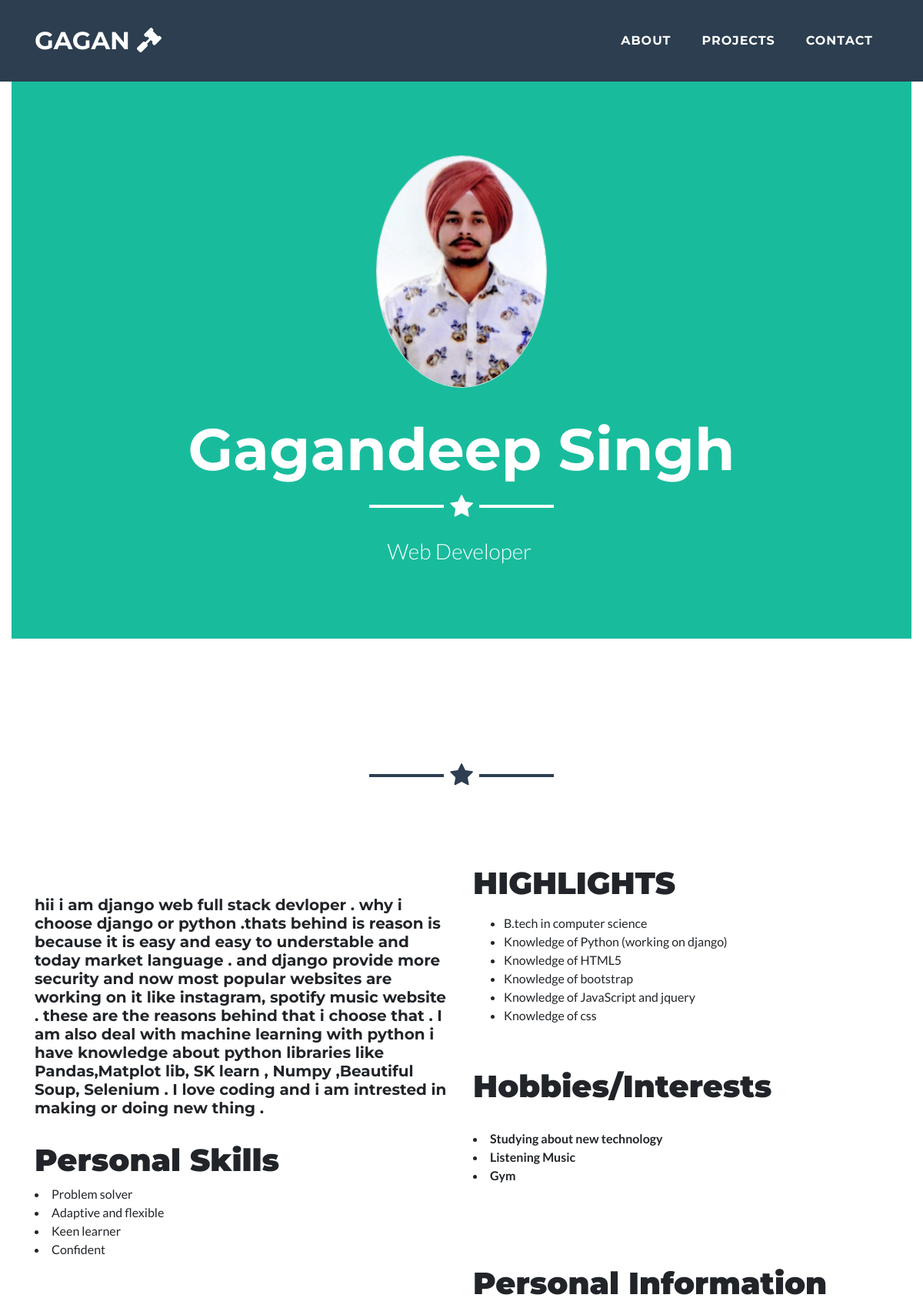
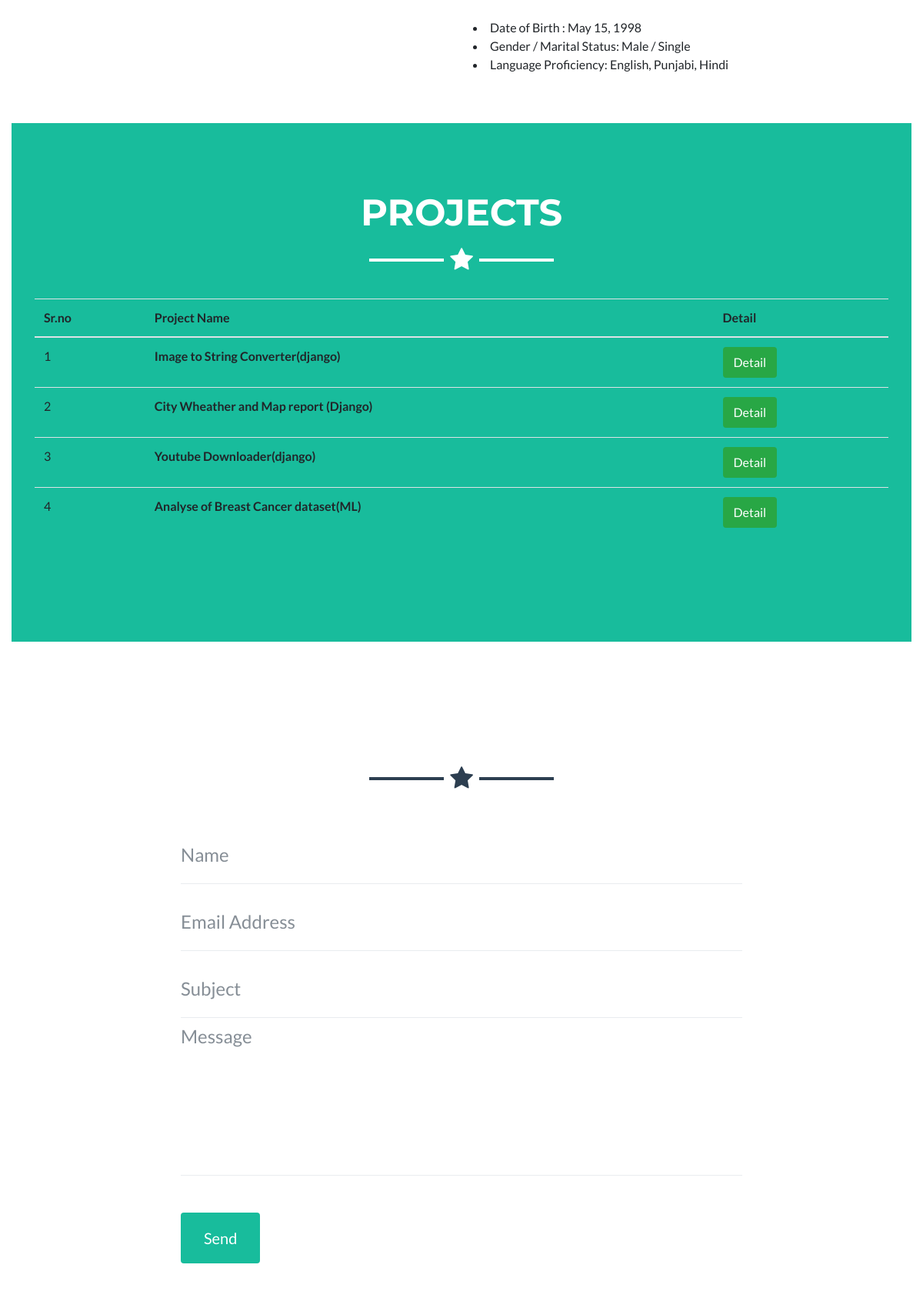
The page / (upper part) on the database its author committed (2 pictures, top to bottom).
### myapp/models.py (models this page shows, shortened)
class profile(models.Model):
    img=models.ImageField(upload_to="Profile/")

class about_you(models.Model):
    desc = models.TextField()

class skills(models.Model):
    skill= models.CharField(max_length=250)

class Hightlight(models.Model):
    hl=models.CharField(max_length=250)

class Hobbies(models.Model):
    hobby=models.CharField(max_length=250)

class Personal_info(models.Model):
    date_birth = models.DateField()
    gender_Marital_Status = models.CharField(max_length=250)
    language = models.CharField(max_length=250)

class project(models.Model):
    name=models.CharField(max_length=250)
    frontend= models.CharField(max_length=250)
    backend = models.CharField(max_length=250)
    discripition= models.TextField()

### myapp/views.py (the view, shortened to what this page needs)
# urls.py: 2. Add a URL to urlpatterns:  path('', views.home, name='home')
def home(r):
    context = {}
    hlight= Hightlight.objects.all()
    hby= Hobbies.objects.all()
    skl = skills.objects.all()
    aby= about_you.objects.all()
    pro = project.objects.all()
    pinfoo = Personal_info.objects.all()
    pic= profile.objects.all()
    context={"light" : hlight,"hoby":hby,"skil":skl,"abtyou":aby,"projects":pro,"pinfo":pinfoo,"pic":pic}
    return render(r,"index.html",context)

### templates/index.html (shortened to what this page needs)
{% load static %}
<!DOCTYPE html>
<html>
<head>
    <link rel="stylesheet" href="{% static 'assets/bootstrap/css/bootstrap.min.css' %}">
    <link rel="stylesheet" href="{% static 'assets/fonts/font-awesome.min.css'%}">
    <link rel="stylesheet" href="https://cdnjs.cloudflare.com/ajax/libs/animate.css/3.5.2/animate.min.css">
    <link rel="stylesheet" href="https://cdnjs.cloudflare.com/ajax/libs/font-awesome/5.13.0/css/all.min.css">
    <link rel="stylesheet" href="https://cdnjs.cloudflare.com/ajax/libs/aos/2.1.1/aos.css">
</head>
<body id="page-top" style="overflow-x: hidden;">
    <div class="container-fluid">
    <nav class="navbar navbar-light navbar-expand-lg fixed-top bg-secondary text-uppercase" id="mainNav">
        <div class="container"><a class="navbar-brand js-scroll-trigger" href="#page-top">Gagan <i class="fas fa-gavel"></i></a>
            <div class="collapse navbar-collapse" id="navbarResponsive">
                <ul class="nav navbar-nav ml-auto">
                    <li class="nav-item mx-0 mx-lg-1" role="presentation"><a class="nav-link py-3 px-0 px-lg-3 rounded js-scroll-trigger" href="#portfolio">ABout</a></li>
                    <li class="nav-item mx-0 mx-lg-1" role="presentation"><a class="nav-link py-3 px-0 px-lg-3 rounded js-scroll-trigger" href="#about">Projects</a></li>
                    <li class="nav-item mx-0 mx-lg-1" role="presentation"><a class="nav-link py-3 px-0 px-lg-3 rounded js-scroll-trigger" href="#contact">Contact</a></li>
                </ul>
            </div>
        </div>
    </nav>
    <header class="masthead bg-primary text-white text-center">
        {%for i in pic%}
        <div class="container-fluid "><img class="img-fluid border rounded-circle d-block mx-auto mb-5" src="media/{{i.img}}" style="width: 222px;">
        {%endfor%}
            <h1 class="pulse animated">Gagandeep Singh</h1>
            <hr class="star-light">
            <h2 class="bounce animated infinite font-weight-light mb-0">Web Developer&nbsp;</h2>
        </div>
    </header>
    <section id="portfolio" class="portfolio">
        <div class="container">
            <h2 class="text-uppercase text-center text-secondary" data-aos="flip-up">About</h2>
            <hr class="star-dark mb-5">
        </div>
    </section>
    <div>
        <div class="container">
            <div class="row">
                <div class="col-md-6">
                    <p data-aos="fade-right" data-aos-delay="200"><br>
                    <div data-aos="fade-right" data-aos-delay="100">
                    {% for i in abtyou%}
                    <h5>{{i.desc}}</h5>
                    {%endfor%}
                    </div>
                    <br>
                    <div data-aos="fade-right">
                    <h1><strong>Personal Skills</strong></h1>
                    {% for i in skil %}
                    <li>{{i.skill}}</li>
                    {%endfor%}
                    </div>
                    <br><br></p>
                </div>
                <div class="col-md-6">
                    <h1 data-aos="fade-left"><strong>HIGHLIGHTS</strong><br></h1>
                    <ul data-aos="fade-left" data-aos-delay="250">
                        {% for i in light %}
                            <li>{{i.hl}}</li>
                        {%endfor%}
                    </ul>
                    <div  data-aos="fade-left" data-aos-delay="250">
                    <p data-aos="fade-left" data-aos-delay="250"><br> <div data-aos="fade-left" data-aos-delay="250"><h1><strong>Hobbies/Interests</strong></h1></div><br>
                       <div data-aos="fade-left">
                        {% for i in hoby%}
                        <li><strong>{{i.hobby}}</strong></li>
                        {%endfor%}
                        </div>
                        <br><br></p>
                    </div>
                    <p data-aos="fade-left" data-aos-delay="250"><br><h1 data-aos="fade-left"><strong>Personal Information</strong></h1><br>
                       <div data-aos="fade-left">
                        {% for i in pinfo%}
                        <li> Date of Birth : {{i.date_birth}} </li>
                        <li> Gender / Marital Status: {{i.gender_Marital_Status}} </li>
                        <li> Language Proficiency: {{i.language}} </li>
                        {%endfor%}
                       </div>
                        <br><br></p>
                </div>
            </div>
        </div>
    </div>
    <section id="about" class="bg-primary text-white mb-0">
        <div class="container">
            <h2 class="text-uppercase text-center text-white" data-aos="zoom-in">Projects</h2>
            <hr class="star-light mb-5">
            <div class="row">
                <div class="col">
                    <div class="table-responsive">
                        <table class="table">
                            <thead>
                                <tr>
                                    <th>Sr.no</th>
                                    <th>Project Name</th>
                                    <th>Detail</th>
                                </tr>
                            </thead>
                            <tbody>
                                {% for i in projects%}
                                <tr>
                                    <td>{{i.id}}<br></td>
                                    <td data-aos="fade" data-aos-delay="200"><strong>{{i.name}}   </strong><br></td>
                                    <td><button type="button"  data-aos="fade" data-aos-delay="200" class="btn btn-success" data-toggle="modal" data-target="#modal{{i.id}}">
                                       Detail
                                      </button></td>
                                </tr>
                                {%endfor%}
                            </tbody>
                        </table>
                    </div>
                </div>
            </div>
        </div>
    </section>
    <section id="contact">
        <div class="container">
            <h2 class="text-uppercase text-center text-secondary mb-0" data-aos="flip-up">Contact Me</h2>
            <hr class="star-dark mb-5">
            <div class="row">
                <div class="col-lg-8 mx-auto">
                    <form id="contactForm" name="sentMessage" method="post" novalidate="novalidate">
                        <div class="control-group">
                            <div class="form-group floating-label-form-group controls mb-0 pb-2"><label>Name</label><input class="form-control" type="text" data-aos="fade-left" id="name" required="" name="name" placeholder="Name"><small class="form-text text-danger help-block"></small></div>
                        </div>
                        <div class="control-group">
                            <div class="form-group floating-label-form-group controls mb-0 pb-2"><label>Email Address</label><input class="form-control" type="email" data-aos="fade-left" id="email"  name="email" required="" placeholder="Email Address"><small class="form-text text-danger help-block"></small></div>
                        </div>
                        <div class="control-group">
                            <div class="form-group floating-label-form-group controls mb-0 pb-2"><label>Subject</label><input class="form-control" type="text" data-aos="fade-left" id="phone" required="" name="subject" placeholder="Subject"><small class="form-text text-danger help-block"></small></div>
                        </div>
                        <div class="control-group">
                            <div class="form-group floating-label-form-group controls mb-5 pb-2"><textarea class="form-control" data-aos="fade-left" id="message" required="" name="message" placeholder="Message" rows="5"></textarea><small class="form-text text-danger help-block"></small></div>
                        </div>
                        <div class="form-group"><button class="btn btn-primary btn-xl" data-aos="fade" id="sendMessageButton" type="submit">Send</button></div>
                    </form>
                </div>
            </div>
        </div>
    </section>
 {%for i in projects%}
  </div>
{%endfor%}
</body>
</html>

### rows shown on the page
profile: img (picture)
about_you: desc "hii i am django web full stack devloper . why i choose django or python .thats behind is reason is because it is easy and easy to understable and today market language . and django provide more security and now most popular websites are working on it like instagram, spotify music website . these are the reasons behind that i choose that . I am also deal with machine learning with python i have knowledge about python libraries like Pandas,Matplot lib, SK learn , Numpy ,Beautiful Soup, Selenium . I love coding and i am intrested in making or doing new thing ."
skills: skill "Problem solver"
skills: skill "Adaptive and flexible"
skills: skill "Keen learner"
skills: skill "Confident"
Hightlight: hl "B.tech in computer science"
Hightlight: hl "Knowledge of Python (working on django)"
Hightlight: hl "Knowledge of HTML5"
Hightlight: hl "Knowledge of bootstrap"
Hightlight: hl "Knowledge of JavaScript and jquery"
Hightlight: hl "Knowledge of css"
Hobbies: hobby "Studying about new technology"
Hobbies: hobby "Listening Music"
Hobbies: hobby "Gym"
Personal_info: date_birth "May 15, 1998", gender_Marital_Status "Male / Single", language "English, Punjabi, Hindi"
project: id "1", name "Image to String Converter(django)"
project: id "2", name "City Wheather and Map report (Django)"
project: id "3", name "Youtube Downloader(django)"
project: id "4", name "Analyse of Breast Cancer dataset(ML)"
